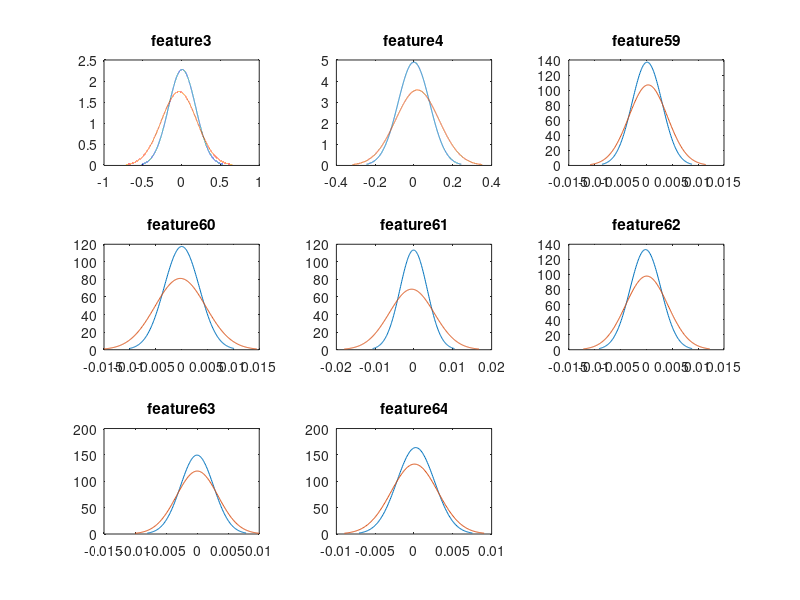

Write MATLAB code to recreate this figure.
clc;clear;

TrainsampleDCT_BG = importdata('TrainsampleDCT_BG.mat');
TrainsampleDCT_FG = importdata('TrainsampleDCT_FG.mat');
mean_BG = zeros(64,1);
mean_FG = zeros(64,1);
var_BG = zeros(64,1);
var_FG = zeros(64,1);

%calculate background covariance
%%cov_FG = cov(TrainsampleDCT_FG(:,:));

for i = 1:64
    %calculate the mean
    mean_BG(i,1) = mean(TrainsampleDCT_BG(:,i));
    mean_FG(i,1) = mean(TrainsampleDCT_FG(:,i));
    
    %calculate the variance
    var_BG(i,1) = var(TrainsampleDCT_BG(:,i));
    var_FG(i,1) = var(TrainsampleDCT_FG(:,i));

end



features = [3,4,59,60,61,62,63,64];
count = 1;
for j=1:8
        i = features(1,j);
        x_BG = (mean_BG(i,1)- 3 * sqrt(var_BG(i,1))):0.0001:(mean_BG(i,1)+ 3 * sqrt(var_BG(i,1)));
        x_FG = (mean_FG(i,1)- 3 * sqrt(var_FG(i,1))):0.0001:(mean_FG(i,1)+ 3 * sqrt(var_FG(i,1)));
        
        norm_BG = normpdf(x_BG, mean_BG(i,1), sqrt(var_BG(i,1)));
        norm_FG = normpdf(x_FG, mean_FG(i,1), sqrt(var_FG(i,1)));
        subplot(3,3,count);
        plot(x_BG, norm_BG, x_FG, norm_FG);
        title(['feature'  num2str(i)]);
        count = count + 1;
end  

    
